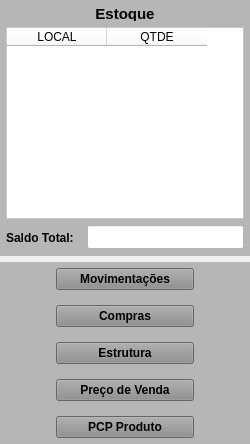
        <widget class="QWidget" name="widget_2" native="true">
         <property name="minimumSize">
          <size>
           <width>250</width>
           <height>0</height>
          </size>
         </property>
         <property name="maximumSize">
          <size>
           <width>250</width>
           <height>16777215</height>
          </size>
         </property>
         <property name="sizeIncrement">
          <size>
           <width>0</width>
           <height>0</height>
          </size>
         </property>
         <property name="styleSheet">
          <string notr="true"/>
         </property>
         <layout class="QVBoxLayout" name="verticalLayout_2">
          <property name="leftMargin">
           <number>0</number>
          </property>
          <property name="topMargin">
           <number>0</number>
          </property>
          <property name="rightMargin">
           <number>0</number>
          </property>
          <property name="bottomMargin">
           <number>0</number>
          </property>
          <item>
           <widget class="QWidget" name="widget_Cor6" native="true">
            <property name="minimumSize">
             <size>
              <width>0</width>
              <height>0</height>
             </size>
            </property>
            <property name="maximumSize">
             <size>
              <width>16777215</width>
              <height>16777215</height>
             </size>
            </property>
            <property name="styleSheet">
             <string notr="true">background-color: rgb(182, 182, 182);</string>
            </property>
            <layout class="QVBoxLayout" name="verticalLayout_8">
             <property name="spacing">
              <number>6</number>
             </property>
             <property name="leftMargin">
              <number>6</number>
             </property>
             <property name="topMargin">
              <number>6</number>
             </property>
             <property name="rightMargin">
              <number>6</number>
             </property>
             <property name="bottomMargin">
              <number>6</number>
             </property>
             <item>
              <widget class="QLabel" name="label_9">
               <property name="minimumSize">
                <size>
                 <width>0</width>
                 <height>15</height>
                </size>
               </property>
               <property name="maximumSize">
                <size>
                 <width>16777215</width>
                 <height>15</height>
                </size>
               </property>
               <property name="font">
                <font>
                 <pointsize>11</pointsize>
                 <weight>75</weight>
                 <bold>true</bold>
                </font>
               </property>
               <property name="text">
                <string>Estoque</string>
               </property>
               <property name="alignment">
                <set>Qt::AlignCenter</set>
               </property>
              </widget>
             </item>
             <item>
              <widget class="QTableWidget" name="table_Estoque">
               <property name="sizePolicy">
                <sizepolicy hsizetype="Preferred" vsizetype="Preferred">
                 <horstretch>0</horstretch>
                 <verstretch>0</verstretch>
                </sizepolicy>
               </property>
               <property name="font">
                <font>
                 <pointsize>8</pointsize>
                </font>
               </property>
               <property name="styleSheet">
                <string notr="true">background-color: rgb(255, 255, 255);</string>
               </property>
               <column>
                <property name="text">
                 <string>LOCAL</string>
                </property>
               </column>
               <column>
                <property name="text">
                 <string>QTDE</string>
                </property>
               </column>
              </widget>
             </item>
             <item>
              <widget class="QWidget" name="widget_16" native="true">
               <property name="minimumSize">
                <size>
                 <width>0</width>
                 <height>25</height>
                </size>
               </property>
               <property name="maximumSize">
                <size>
                 <width>16777215</width>
                 <height>25</height>
                </size>
               </property>
               <layout class="QHBoxLayout" name="horizontalLayout_9">
                <property name="spacing">
                 <number>6</number>
                </property>
                <property name="leftMargin">
                 <number>0</number>
                </property>
                <property name="topMargin">
                 <number>0</number>
                </property>
                <property name="rightMargin">
                 <number>0</number>
                </property>
                <property name="bottomMargin">
                 <number>0</number>
                </property>
                <item>
                 <widget class="QLabel" name="label_5">
                  <property name="minimumSize">
                   <size>
                    <width>75</width>
                    <height>0</height>
                   </size>
                  </property>
                  <property name="maximumSize">
                   <size>
                    <width>75</width>
                    <height>16777215</height>
                   </size>
                  </property>
                  <property name="font">
                   <font>
                    <pointsize>9</pointsize>
                    <weight>75</weight>
                    <bold>true</bold>
                   </font>
                  </property>
                  <property name="text">
                   <string>Saldo Total:</string>
                  </property>
                 </widget>
                </item>
                <item>
                 <widget class="QLineEdit" name="line_Saldo_Total">
                  <property name="sizePolicy">
                   <sizepolicy hsizetype="Preferred" vsizetype="Preferred">
                    <horstretch>0</horstretch>
                    <verstretch>0</verstretch>
                   </sizepolicy>
                  </property>
                  <property name="minimumSize">
                   <size>
                    <width>0</width>
                    <height>24</height>
                   </size>
                  </property>
                  <property name="maximumSize">
                   <size>
                    <width>16777215</width>
                    <height>24</height>
                   </size>
                  </property>
                  <property name="font">
                   <font>
                    <pointsize>9</pointsize>
                   </font>
                  </property>
                  <property name="cursor">
                   <cursorShape>IBeamCursor</cursorShape>
                  </property>
                  <property name="styleSheet">
                   <string notr="true">background-color: rgb(255, 255, 255);</string>
                  </property>
                  <property name="inputMask">
                   <string/>
                  </property>
                  <property name="text">
                   <string/>
                  </property>
                  <property name="frame">
                   <bool>true</bool>
                  </property>
                  <property name="echoMode">
                   <enum>QLineEdit::Normal</enum>
                  </property>
                  <property name="alignment">
                   <set>Qt::AlignCenter</set>
                  </property>
                 </widget>
                </item>
               </layout>
              </widget>
             </item>
            </layout>
           </widget>
          </item>
          <item>
           <widget class="QWidget" name="widget_4" native="true">
            <property name="styleSheet">
             <string notr="true">background-color: rgb(182, 182, 182);</string>
            </property>
            <layout class="QVBoxLayout" name="verticalLayout_5">
             <property name="spacing">
              <number>3</number>
             </property>
             <property name="leftMargin">
              <number>50</number>
             </property>
             <property name="topMargin">
              <number>0</number>
             </property>
             <property name="rightMargin">
              <number>50</number>
             </property>
             <property name="bottomMargin">
              <number>0</number>
             </property>
             <item>
              <widget class="QWidget" name="widget_8" native="true">
               <layout class="QVBoxLayout" name="verticalLayout_6">
                <property name="leftMargin">
                 <number>6</number>
                </property>
                <property name="topMargin">
                 <number>6</number>
                </property>
                <property name="rightMargin">
                 <number>6</number>
                </property>
                <property name="bottomMargin">
                 <number>6</number>
                </property>
                <item>
                 <widget class="QPushButton" name="btn_Mov">
                  <property name="sizePolicy">
                   <sizepolicy hsizetype="Preferred" vsizetype="Preferred">
                    <horstretch>0</horstretch>
                    <verstretch>0</verstretch>
                   </sizepolicy>
                  </property>
                  <property name="minimumSize">
                   <size>
                    <width>0</width>
                    <height>0</height>
                   </size>
                  </property>
                  <property name="maximumSize">
                   <size>
                    <width>16777215</width>
                    <height>16777215</height>
                   </size>
                  </property>
                  <property name="font">
                   <font>
                    <pointsize>9</pointsize>
                    <weight>75</weight>
                    <bold>true</bold>
                   </font>
                  </property>
                  <property name="cursor">
                   <cursorShape>PointingHandCursor</cursorShape>
                  </property>
                  <property name="layoutDirection">
                   <enum>Qt::LeftToRight</enum>
                  </property>
                  <property name="autoFillBackground">
                   <bool>false</bool>
                  </property>
                  <property name="styleSheet">
                   <string notr="true">background-color: rgb(141, 141, 141);</string>
                  </property>
                  <property name="text">
                   <string>Movimentações</string>
                  </property>
                  <property name="checkable">
                   <bool>false</bool>
                  </property>
                  <property name="autoDefault">
                   <bool>false</bool>
                  </property>
                  <property name="default">
                   <bool>false</bool>
                  </property>
                  <property name="flat">
                   <bool>false</bool>
                  </property>
                 </widget>
                </item>
               </layout>
              </widget>
             </item>
             <item>
              <widget class="QWidget" name="widget_9" native="true">
               <layout class="QVBoxLayout" name="verticalLayout_7">
                <property name="leftMargin">
                 <number>6</number>
                </property>
                <property name="topMargin">
                 <number>6</number>
                </property>
                <property name="rightMargin">
                 <number>6</number>
                </property>
                <property name="bottomMargin">
                 <number>6</number>
                </property>
                <item>
                 <widget class="QPushButton" name="btn_Compras">
                  <property name="sizePolicy">
                   <sizepolicy hsizetype="Preferred" vsizetype="Preferred">
                    <horstretch>0</horstretch>
                    <verstretch>0</verstretch>
                   </sizepolicy>
                  </property>
                  <property name="minimumSize">
                   <size>
                    <width>0</width>
                    <height>0</height>
                   </size>
                  </property>
                  <property name="maximumSize">
                   <size>
                    <width>16777215</width>
                    <height>16777215</height>
                   </size>
                  </property>
                  <property name="font">
                   <font>
                    <pointsize>9</pointsize>
                    <weight>75</weight>
                    <bold>true</bold>
                   </font>
                  </property>
                  <property name="cursor">
                   <cursorShape>PointingHandCursor</cursorShape>
                  </property>
                  <property name="layoutDirection">
                   <enum>Qt::LeftToRight</enum>
                  </property>
                  <property name="autoFillBackground">
                   <bool>false</bool>
                  </property>
                  <property name="styleSheet">
                   <string notr="true">background-color: rgb(141, 141, 141);</string>
                  </property>
                  <property name="text">
                   <string>Compras</string>
                  </property>
                  <property name="checkable">
                   <bool>false</bool>
                  </property>
                  <property name="autoDefault">
                   <bool>false</bool>
                  </property>
                  <property name="default">
                   <bool>false</bool>
                  </property>
                  <property name="flat">
                   <bool>false</bool>
                  </property>
                 </widget>
                </item>
               </layout>
              </widget>
             </item>
             <item>
              <widget class="QWidget" name="widget_10" native="true">
               <layout class="QVBoxLayout" name="verticalLayout_9">
                <property name="leftMargin">
                 <number>6</number>
                </property>
                <property name="topMargin">
                 <number>6</number>
                </property>
                <property name="rightMargin">
                 <number>6</number>
                </property>
                <property name="bottomMargin">
                 <number>6</number>
                </property>
                <item>
                 <widget class="QPushButton" name="btn_Estrutura">
                  <property name="sizePolicy">
                   <sizepolicy hsizetype="Preferred" vsizetype="Preferred">
                    <horstretch>0</horstretch>
                    <verstretch>0</verstretch>
                   </sizepolicy>
                  </property>
                  <property name="minimumSize">
                   <size>
                    <width>0</width>
                    <height>0</height>
                   </size>
                  </property>
                  <property name="maximumSize">
                   <size>
                    <width>16777215</width>
                    <height>16777215</height>
                   </size>
                  </property>
                  <property name="font">
                   <font>
                    <pointsize>9</pointsize>
                    <weight>75</weight>
                    <bold>true</bold>
                   </font>
                  </property>
                  <property name="cursor">
                   <cursorShape>PointingHandCursor</cursorShape>
                  </property>
                  <property name="layoutDirection">
                   <enum>Qt::LeftToRight</enum>
                  </property>
                  <property name="autoFillBackground">
                   <bool>false</bool>
                  </property>
                  <property name="styleSheet">
                   <string notr="true">background-color: rgb(141, 141, 141);</string>
                  </property>
                  <property name="text">
                   <string>Estrutura</string>
                  </property>
                  <property name="checkable">
                   <bool>false</bool>
                  </property>
                  <property name="autoDefault">
                   <bool>false</bool>
                  </property>
                  <property name="default">
                   <bool>false</bool>
                  </property>
                  <property name="flat">
                   <bool>false</bool>
                  </property>
                 </widget>
                </item>
               </layout>
              </widget>
             </item>
             <item>
              <widget class="QWidget" name="widget_11" native="true">
               <layout class="QVBoxLayout" name="verticalLayout_10">
                <property name="leftMargin">
                 <number>6</number>
                </property>
                <property name="topMargin">
                 <number>6</number>
                </property>
                <property name="rightMargin">
                 <number>6</number>
                </property>
                <property name="bottomMargin">
                 <number>6</number>
                </property>
                <item>
                 <widget class="QPushButton" name="btn_Preco">
                  <property name="sizePolicy">
                   <sizepolicy hsizetype="Preferred" vsizetype="Preferred">
                    <horstretch>0</horstretch>
                    <verstretch>0</verstretch>
                   </sizepolicy>
                  </property>
                  <property name="minimumSize">
                   <size>
                    <width>0</width>
                    <height>0</height>
                   </size>
                  </property>
                  <property name="maximumSize">
                   <size>
                    <width>16777215</width>
                    <height>16777215</height>
                   </size>
                  </property>
                  <property name="font">
                   <font>
                    <pointsize>9</pointsize>
                    <weight>75</weight>
                    <bold>true</bold>
                   </font>
                  </property>
                  <property name="cursor">
                   <cursorShape>PointingHandCursor</cursorShape>
                  </property>
                  <property name="layoutDirection">
                   <enum>Qt::LeftToRight</enum>
                  </property>
                  <property name="autoFillBackground">
                   <bool>false</bool>
                  </property>
                  <property name="styleSheet">
                   <string notr="true">background-color: rgb(141, 141, 141);</string>
                  </property>
                  <property name="text">
                   <string>Preço de Venda</string>
                  </property>
                  <property name="checkable">
                   <bool>false</bool>
                  </property>
                  <property name="autoDefault">
                   <bool>false</bool>
                  </property>
                  <property name="default">
                   <bool>false</bool>
                  </property>
                  <property name="flat">
                   <bool>false</bool>
                  </property>
                 </widget>
                </item>
               </layout>
              </widget>
             </item>
             <item>
              <widget class="QWidget" name="widget_12" native="true">
               <layout class="QVBoxLayout" name="verticalLayout_11">
                <property name="leftMargin">
                 <number>6</number>
                </property>
                <property name="topMargin">
                 <number>6</number>
                </property>
                <property name="rightMargin">
                 <number>6</number>
                </property>
                <property name="bottomMargin">
                 <number>6</number>
                </property>
                <item>
                 <widget class="QPushButton" name="btn_Pcp">
                  <property name="sizePolicy">
                   <sizepolicy hsizetype="Preferred" vsizetype="Preferred">
                    <horstretch>0</horstretch>
                    <verstretch>0</verstretch>
                   </sizepolicy>
                  </property>
                  <property name="minimumSize">
                   <size>
                    <width>0</width>
                    <height>0</height>
                   </size>
                  </property>
                  <property name="maximumSize">
                   <size>
                    <width>16777215</width>
                    <height>16777215</height>
                   </size>
                  </property>
                  <property name="font">
                   <font>
                    <pointsize>9</pointsize>
                    <weight>75</weight>
                    <bold>true</bold>
                   </font>
                  </property>
                  <property name="cursor">
                   <cursorShape>PointingHandCursor</cursorShape>
                  </property>
                  <property name="layoutDirection">
                   <enum>Qt::LeftToRight</enum>
                  </property>
                  <property name="autoFillBackground">
                   <bool>false</bool>
                  </property>
                  <property name="styleSheet">
                   <string notr="true">background-color: rgb(141, 141, 141);</string>
                  </property>
                  <property name="text">
                   <string>PCP Produto</string>
                  </property>
                  <property name="checkable">
                   <bool>false</bool>
                  </property>
                  <property name="autoDefault">
                   <bool>false</bool>
                  </property>
                  <property name="default">
                   <bool>false</bool>
                  </property>
                  <property name="flat">
                   <bool>false</bool>
                  </property>
                 </widget>
                </item>
               </layout>
              </widget>
             </item>
            </layout>
           </widget>
          </item>
         </layout>
        </widget>
